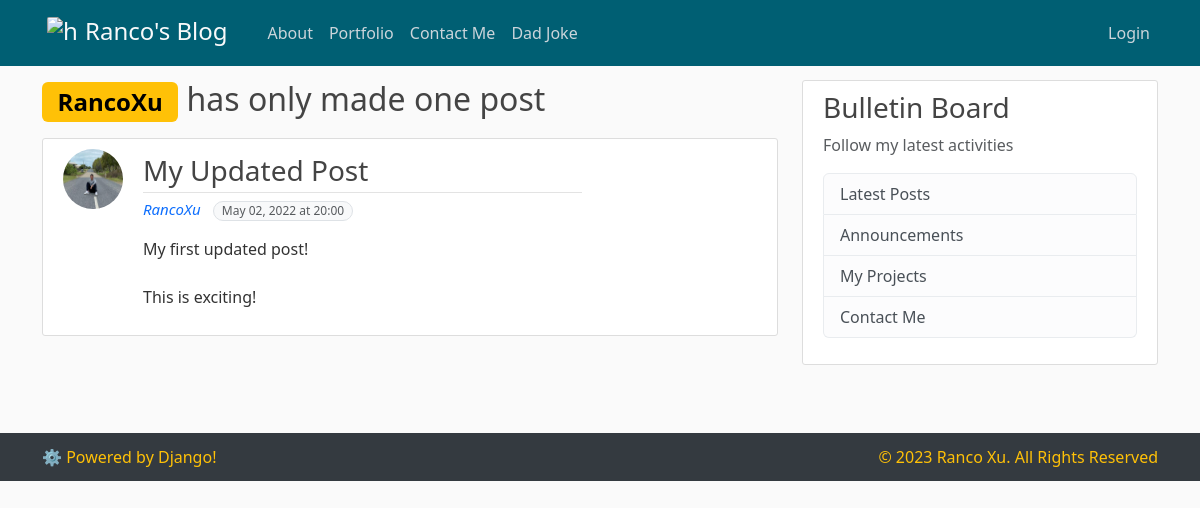
Before: /user/RancoXu with the older database file.
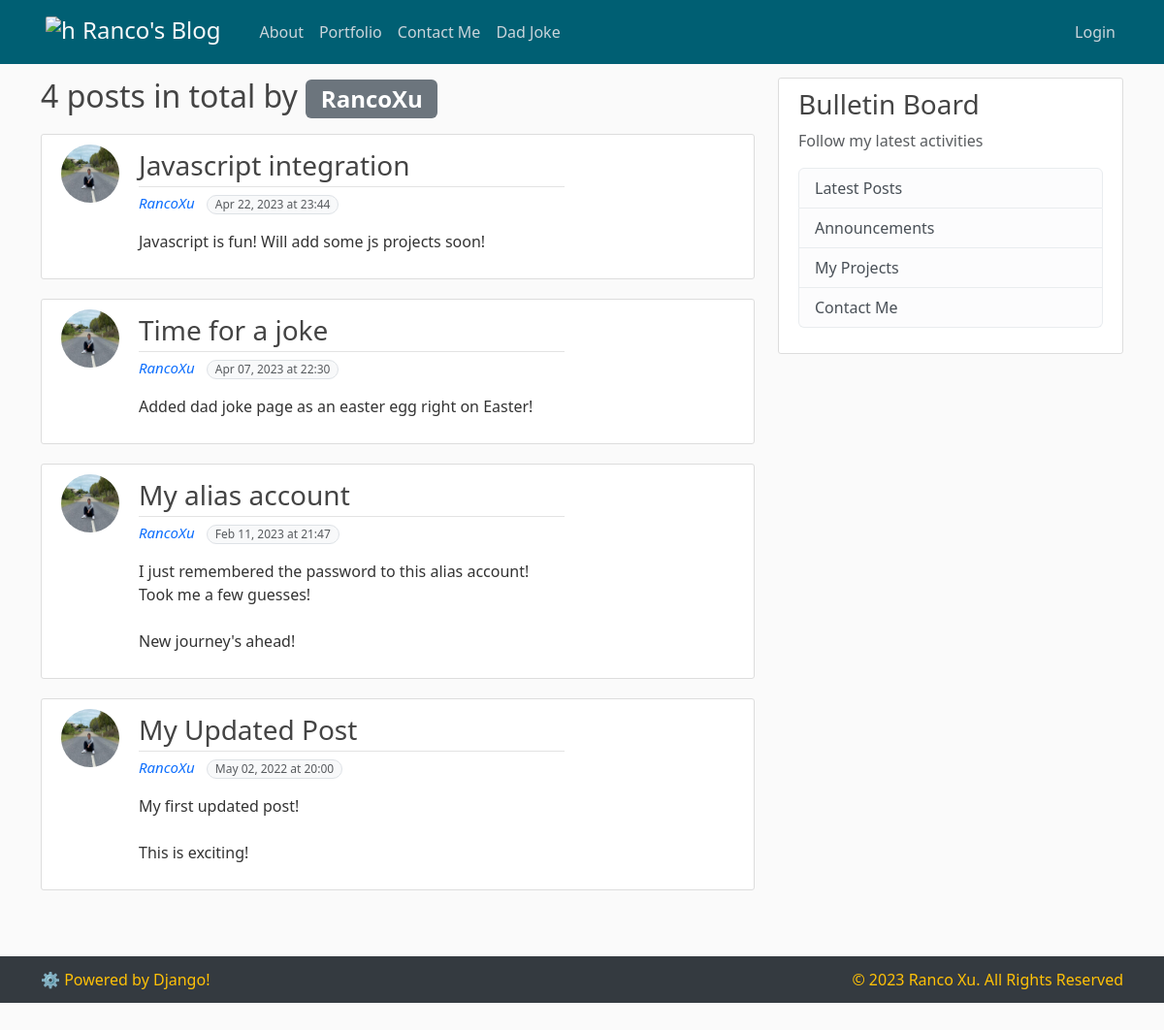
After: the same page with the newer database file.
### blog/models.py (models this page shows, shortened)
class Post(models.Model):
    title=models.CharField(max_length=120)
    content=models.TextField()
    date_posted=models.DateTimeField(default=timezone.now)
    author=models.ForeignKey(User, on_delete=models.CASCADE)

### all_users/models.py (models this page shows, shortened)
class Profile(models.Model):
    user = models.OneToOneField(User, on_delete=models.CASCADE)
    image = models.ImageField(default='Default.jpg', upload_to='profile_pics')

### blog/views.py (the view)
# urls.py: path('user/<str:username>', UserPostListView.as_view(), name='user-posts'),
class UserPostListView(ListView):
    model = Post
    template_name = 'blog/user_posts.html'
    context_object_name = 'all_posts'
    paginate_by = 5
    def get_queryset(self):
        user = get_object_or_404(User, username=self.kwargs.get('username'))
        return Post.objects.filter(author=user).order_by('-date_posted')

### blog/templates/blog/user_posts.html (shortened to what this page needs)
{% extends 'blog/base.html' %}
{%block content%}
{% if page_obj.paginator.count > 1 %}
    <h2 class="mb-3">{{ page_obj.paginator.count }} posts in total by <span class="badge text-bg-secondary">{{ view.kwargs.username }}</span></h2>
{% elif page_obj.paginator.count == 1 %}
    <h2 class="mb-3"><span class="badge text-bg-warning">{{ view.kwargs.username }}</span> has only made one post</h2>
{% else %}
    <h2 class="mb-3">No post by <span class="badge text-bg-danger">{{ view.kwargs.username }}</span> yet!</h2>
{% endif %}
{% for post in all_posts %}
<article class="media content-section">
    <div class="container">
        <div class="row">
            <img class="rounded-circle article-image me-2 col-4 px-0" style="width: 60px; height: 60px;" src="{{post.author.profile.image.url}}">
            <div class="media-body col-8">
                <div class="article-metadata">
                    <a class="article-title fs-3 fw-normal text-decoration-none" href="{% url 'post-detail' post.id %}">{{ post.title }}</a>
                </div>
                <a class="me-2 fst-italic text-decoration-none" style="font-size: 15px;" href="{% url 'user-posts' post.author.username %}">{{ post.author }}</a>
                <p class="text-muted text-nowrap bg-light border rounded-pill d-inline-block px-2" style="font-size: 12px;">{{ post.date_posted|date:"M d, Y \a\t G:i" }}</p>
                <p class="article-content">{{ post.content }}</p>
            </div>
        </div>
    </div>
</article>
{% endfor %}
    {%endblock content%}

Changed rows visible on the page:
added Post: author.profile.image (picture), title "Javascript integration", author "RancoXu", date_posted "Apr 22, 2023 at 23:44", content "Javascript is fun! Will add some js projects soon!"
added Post: author.profile.image (picture), title "Time for a joke", author "RancoXu", date_posted "Apr 07, 2023 at 22:30", content "Added dad joke page as an easter egg right on Easter!"
added Post: author.profile.image (picture), title "My alias account", author "RancoXu", date_posted "Feb 11, 2023 at 21:47", content "I just remembered the password to this alias account! Took me a few guesses! New journey's ahead!"
Other visible differences:
{{ page_obj.paginator.count }}: (not shown) → "4"
{{ view.kwargs.username }}: (not shown) → "RancoXu"
{{ view.kwargs.username }}: "RancoXu" → (not shown)
text no longer shown: "has only made one post"
text now shown: "posts in total by"
